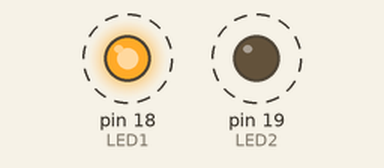
Simulated run of this sketch. Board: Arduino Uno, built with avr-gcc and run on an emulated ATmega328P. Shown: output pins drawn as LEDs (lit = HIGH). Dashed ring = blinking.

Above: at 0.5 s.
Timing chart, 0 to 4.6 s (numbered marks = the images above):
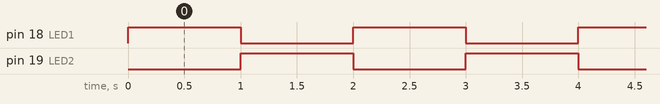

The sketch:

led2_TwoLed.ino
```cpp
#define LED1 18
#define LED2 19

void setup() {
  pinMode(LED1, OUTPUT);
  pinMode(LED2, OUTPUT);
}
void loop() {
  digitalWrite(LED1, HIGH);
  digitalWrite(LED2, LOW);
  delay(1000);

  digitalWrite(LED1, LOW);
  digitalWrite(LED2, HIGH);
  delay(1000);
}
```

Measured:
- by itself, pin 18 (LED1), pin 19 (LED2): alternates HIGH for 1.0 s and LOW for 1.0 s
